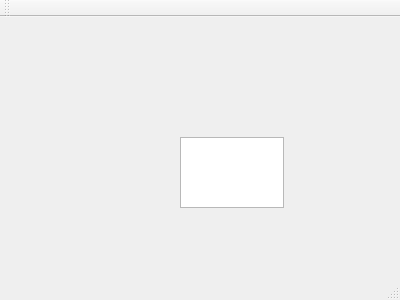
<?xml version="1.0" encoding="UTF-8"?>
<ui version="4.0">
 <class>MainWindow</class>
 <widget class="QMainWindow" name="MainWindow">
  <property name="geometry">
   <rect>
    <x>0</x>
    <y>0</y>
    <width>400</width>
    <height>300</height>
   </rect>
  </property>
  <property name="windowTitle">
   <string>MainWindow</string>
  </property>
  <widget class="QWidget" name="centralWidget">
   <widget class="QTextEdit" name="textEdit">
    <property name="geometry">
     <rect>
      <x>180</x>
      <y>120</y>
      <width>104</width>
      <height>71</height>
     </rect>
    </property>
   </widget>
  </widget>
  <widget class="QMenuBar" name="menuBar">
   <property name="geometry">
    <rect>
     <x>0</x>
     <y>0</y>
     <width>400</width>
     <height>21</height>
    </rect>
   </property>
  </widget>
  <widget class="QToolBar" name="mainToolBar">
   <attribute name="toolBarArea">
    <enum>TopToolBarArea</enum>
   </attribute>
   <attribute name="toolBarBreak">
    <bool>false</bool>
   </attribute>
  </widget>
  <widget class="QStatusBar" name="statusBar"/>
 </widget>
 <layoutdefault spacing="6" margin="11"/>
 <resources/>
 <connections/>
</ui>
